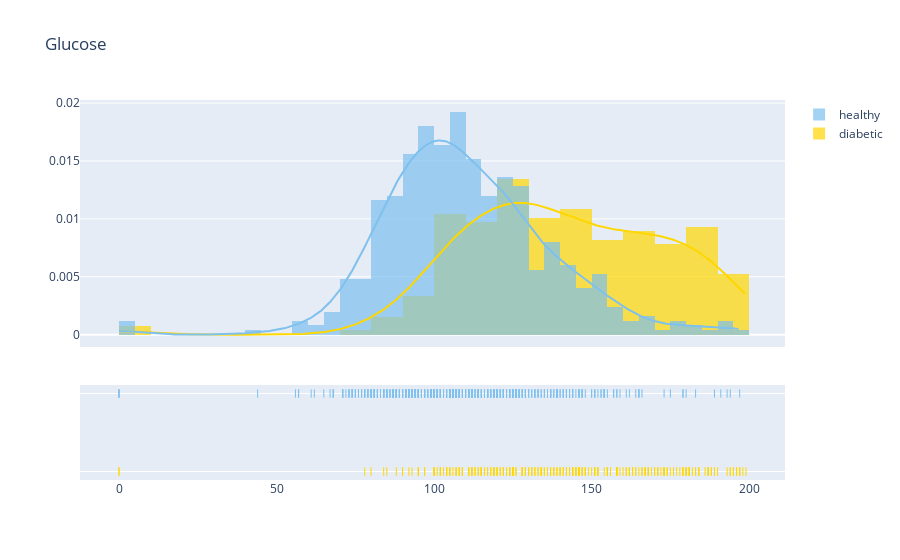

Notebook code for this chart:
### Markdown cell above
* **Glucose** : Plasma glucose concentration a 2 hours in an oral glucose tolerance test

### Code cell
plot_distribution('Glucose', 0)

### Figure 1 — Plotly figure (JSON) as saved in the notebook; plotly's stock layout.template omitted (floating-point values rounded to 4 significant figures; data arrays with more than 128 entries replaced by an {"elided": "..."} marker saying what was removed)
{"data": [{"histnorm": "probability density", "legendgroup": "diabetic", "marker": {"color": "#FFD700"}, "name": "diabetic", "opacity": 0.7, "type": "histogram", "x": {"elided": "268 int values"}, "xaxis": "x", "xbins": {"end": 199, "size": 0, "start": 0}, "yaxis": "y"}, {"histnorm": "probability density", "legendgroup": "healthy", "marker": {"color": "#7EC0EE"}, "name": "healthy", "opacity": 0.7, "type": "histogram", "x": {"elided": "500 int values"}, "xaxis": "x", "xbins": {"end": 197, "size": 0, "start": 0}, "yaxis": "y"}, {"legendgroup": "diabetic", "marker": {"color": "#FFD700"}, "mode": "lines", "name": "diabetic", "showlegend": false, "type": "scatter", "x": {"elided": "500 float values"}, "xaxis": "x", "y": {"elided": "500 float values"}, "yaxis": "y"}, {"legendgroup": "healthy", "marker": {"color": "#7EC0EE"}, "mode": "lines", "name": "healthy", "showlegend": false, "type": "scatter", "x": {"elided": "500 float values"}, "xaxis": "x", "y": {"elided": "500 float values"}, "yaxis": "y"}, {"legendgroup": "diabetic", "marker": {"color": "#FFD700", "symbol": "line-ns-open"}, "mode": "markers", "name": "diabetic", "showlegend": false, "type": "scatter", "x": {"elided": "268 int values"}, "xaxis": "x", "y": {"elided": "268 str values"}, "yaxis": "y2"}, {"legendgroup": "healthy", "marker": {"color": "#7EC0EE", "symbol": "line-ns-open"}, "mode": "markers", "name": "healthy", "showlegend": false, "type": "scatter", "x": {"elided": "500 int values"}, "xaxis": "x", "y": {"elided": "500 str values"}, "yaxis": "y2"}], "layout": {"autosize": true, "barmode": "overlay", "hovermode": "closest", "legend": {"traceorder": "reversed"}, "title": {"text": "Glucose"}, "xaxis": {"anchor": "y2", "autorange": true, "domain": [0, 1], "range": [-12.09, 211.1], "type": "linear", "zeroline": false}, "yaxis": {"anchor": "free", "autorange": true, "domain": [0.35, 1], "position": 0, "range": [-0.001066, 0.02027], "type": "linear"}, "yaxis2": {"anchor": "x", "autorange": true, "domain": [0, 0.25], "dtick": 1, "range": [-0.1818, 1.182], "showticklabels": false, "type": "category"}}}
